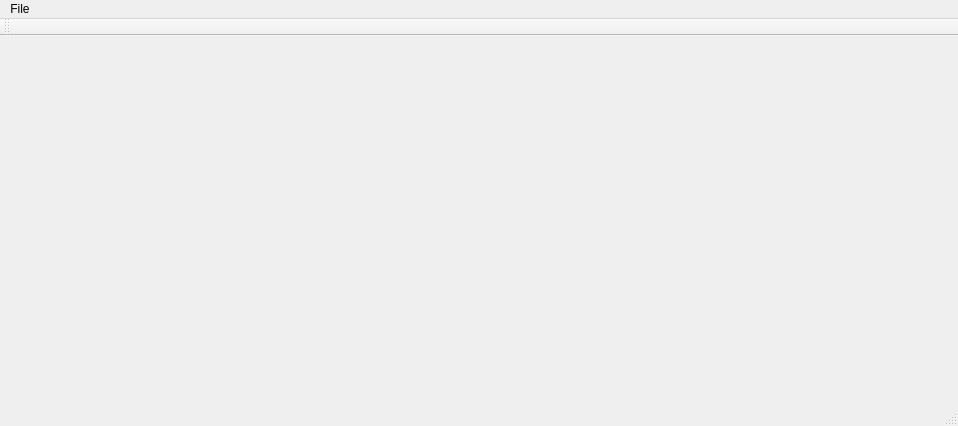
<?xml version="1.0" encoding="UTF-8"?>
<ui version="4.0">
 <class>MainWindow</class>
 <widget class="QMainWindow" name="MainWindow">
  <property name="geometry">
   <rect>
    <x>0</x>
    <y>0</y>
    <width>958</width>
    <height>426</height>
   </rect>
  </property>
  <property name="windowTitle">
   <string>MainWindow</string>
  </property>
  <widget class="QWidget" name="centralWidget">
   <layout class="QHBoxLayout" name="horizontalLayout">
    <item>
     <widget class="Form" name="widget" native="true"/>
    </item>
   </layout>
  </widget>
  <widget class="QMenuBar" name="menuBar">
   <property name="geometry">
    <rect>
     <x>0</x>
     <y>0</y>
     <width>958</width>
     <height>22</height>
    </rect>
   </property>
   <widget class="QMenu" name="menuFile">
    <property name="title">
     <string>File</string>
    </property>
    <addaction name="actionOpen"/>
    <addaction name="actionSave"/>
   </widget>
   <addaction name="menuFile"/>
  </widget>
  <widget class="QToolBar" name="mainToolBar">
   <attribute name="toolBarArea">
    <enum>TopToolBarArea</enum>
   </attribute>
   <attribute name="toolBarBreak">
    <bool>false</bool>
   </attribute>
  </widget>
  <widget class="QStatusBar" name="statusBar"/>
  <action name="actionOpen">
   <property name="text">
    <string>Open</string>
   </property>
  </action>
  <action name="actionSave">
   <property name="text">
    <string>Save</string>
   </property>
  </action>
 </widget>
 <layoutdefault spacing="6" margin="11"/>
 <customwidgets>
  <customwidget>
   <class>Form</class>
   <extends>QWidget</extends>
   <header>form.h</header>
   <container>1</container>
  </customwidget>
 </customwidgets>
 <resources/>
 <connections/>
</ui>
